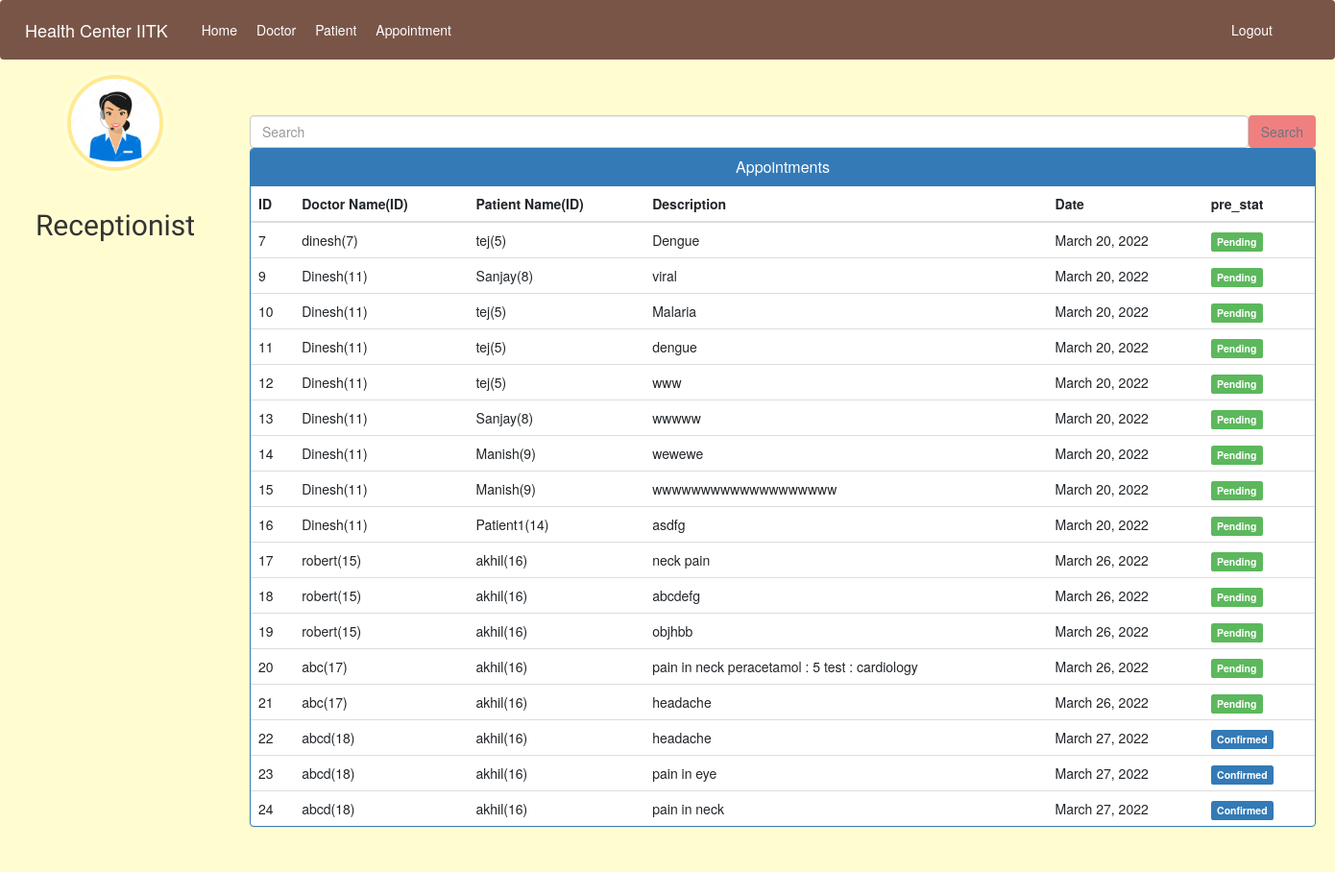
The app's page /admin-view-appointment (signed in), older data.
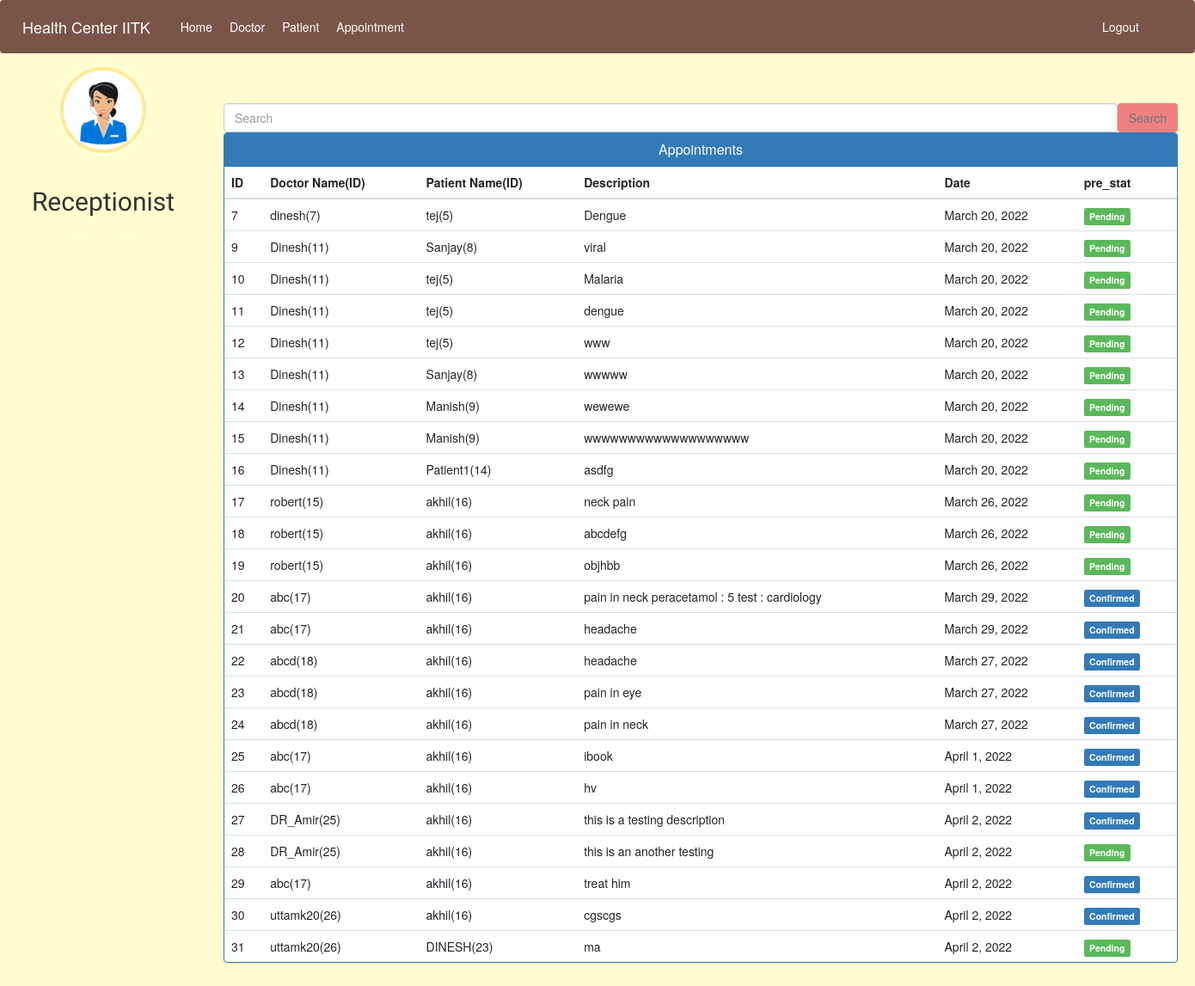
The same page, newer data.
### hospital/models.py (models this page shows)
class Appointment(models.Model):
    patientId = models.PositiveIntegerField(null=True)
    doctorId = models.PositiveIntegerField(null=True)
    patientName = models.CharField(max_length=40, null=True)
    doctorName = models.CharField(max_length=40, null=True)
    appointmentDate = models.DateField(auto_now=True)
    description = models.TextField(max_length=500)
    prescription = models.TextField(max_length=500, null=True, default="")
    pre_stat = models.BooleanField(default=False)
    status = models.BooleanField(default=True)

### hospital/views.py (the view)
# urls.py: path('admin-view-appointment', views.admin_view_appointment_view,
@login_required(login_url='adminlogin')
@user_passes_test(is_admin)
def admin_view_appointment_view(request):
    if 'q' in request.GET:
        q = request.GET['q']
        appointments = models.Appointment.objects.all().filter(
            doctorName__icontains=q, status=True)
        return render(request, 'hospital/admin_view_appointment.html', {'appointments': appointments})
    else:
        appointments = models.Appointment.objects.all().filter(status=True)
        return render(request, 'hospital/admin_view_appointment.html', {'appointments': appointments})

### hospital/views.py (called while the page is built)
def is_admin(user):
    return user.groups.filter(name='ADMIN').exists()

### templates/hospital/admin_view_appointment.html (shortened to what this page needs)
{% extends 'hospital/admin_base.html' %}
{% block content %}
<head>
  <link href="//netdna.bootstrapcdn.com/bootstrap/3.0.0/css/bootstrap.min.css" rel="stylesheet" id="bootstrap-css">
</head>
<div class="container">
  <br/>
  <br/>
  <br/>
  <br/>
 <form class="d-flex" method=GET action="{% url 'admin-view-appointment' %}">
        <input class="form-control me-2" type="search" placeholder="Search" aria-label="Search" name='q'>
        <button class="btn btn-outline-secondary" type="submit" style="background-color: lightcoral">Search</button>
      </form>
  <div class="panel panel-primary">
    <div class="panel-heading">
      <h6 class="panel-title">Appointments</h6>
    </div>
    <table class="table table-hover" id="dev-table">
      <thead>
        <tr>
          <th>ID</th>
          <th>Doctor Name(ID)</th>
          <th>Patient Name(ID)</th>
          <th>Description</th>
          <th>Date</th>
          <th>pre_stat</th>
        </tr>
      </thead>
      {% for a in appointments %}
      <tr>
        <td> {{a.id}}</td>
        <td> {{a.doctorName}}({{a.doctorId}})</td>
        <td>{{a.patientName}}({{a.patientId}})</td>
        <td>{{a.description}}</td>
        <td>{{a.appointmentDate}}</td>
        {%if a.pre_stat%}
        <td> <span class="label label-primary">Confirmed</span></td>
        {% else %}
        <td> <span class="label label-success">Pending</span></td>
        {% endif %}
      </tr>
      {% endfor %}
    </table>
  </div>
</div>
{% endblock content %}

Row changes from the older to the newer data that the page shows:
changed Appointment "pain in neck peracetamol : 5 test : cardiology": appointmentDate "March 26, 2022" → "March 29, 2022"; pre_stat "Pending" → "Confirmed"
changed Appointment id 21: appointmentDate "March 26, 2022" → "March 29, 2022"; pre_stat "Pending" → "Confirmed"
added Appointment: id "25", doctorName "abc", doctorId "17", patientName "akhil", patientId "16", description "ibook", appointmentDate "April 1, 2022", pre_stat "Confirmed"
added Appointment: id "26", doctorName "abc", doctorId "17", patientName "akhil", patientId "16", description "hv", appointmentDate "April 1, 2022", pre_stat "Confirmed"
added Appointment: id "27", doctorName "DR_Amir", doctorId "25", patientName "akhil", patientId "16", description "this is a testing description", appointmentDate "April 2, 2022", pre_stat "Confirmed"
added Appointment: id "28", doctorName "DR_Amir", doctorId "25", patientName "akhil", patientId "16", description "this is an another testing", appointmentDate "April 2, 2022", pre_stat "Pending"
added Appointment: id "29", doctorName "abc", doctorId "17", patientName "akhil", patientId "16", description "treat him", appointmentDate "April 2, 2022", pre_stat "Confirmed"
added Appointment: id "30", doctorName "uttamk20", doctorId "26", patientName "akhil", patientId "16", description "cgscgs", appointmentDate "April 2, 2022", pre_stat "Confirmed"
added Appointment: id "31", doctorName "uttamk20", doctorId "26", patientName "DINESH", patientId "23", description "ma", appointmentDate "April 2, 2022", pre_stat "Pending"
